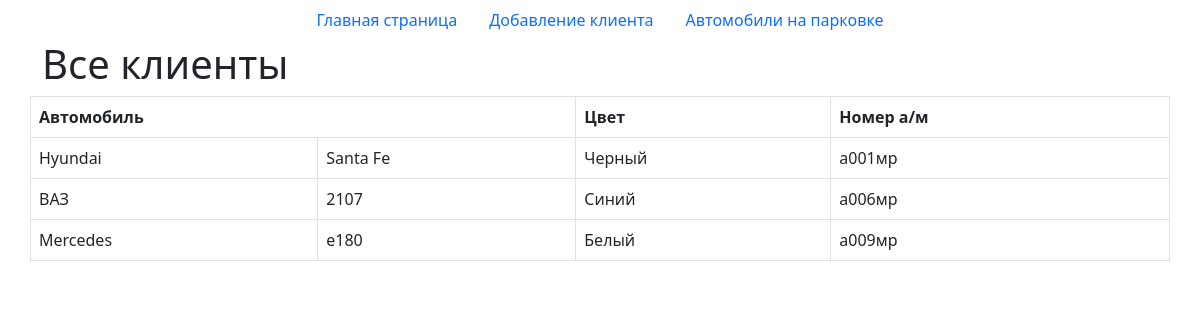
Screenshot of /parking.php with the database file from the repository.
### tables this page shows
CREATE TABLE `cars` (
  `id` int NOT NULL,
  `Марка` varchar(50) NOT NULL,
  `Модель` varchar(50) NOT NULL,
  `Цвет` varchar(50) NOT NULL,
  `Госномер` varchar(12) NOT NULL,
  `Статус` tinyint(1) NOT NULL DEFAULT '0'
);

### parking.php (the view, shortened to what this page needs)
<!DOCTYPE html>
<html>
<head>
    <link href="https://cdn.jsdelivr.net/npm/bootstrap@5.0.0-beta2/dist/css/bootstrap.min.css" rel="stylesheet"
>
</head>
<body>
    <?php require_once 'process.php'; ?>
    <?php
    $mysqli = new mysqli('localhost', 'root', 'root', 'parking') or die(mysqli_error($mysqli));
    $car = $mysqli->query("SELECT * FROM cars WHERE Статус=1") or die ($mysqli->error);
  ?>
    <nav class="nav justify-content-center">
        <a class="nav-link" href="index.php">Главная страница</a>
        <a class="nav-link" href="add.php">Добавление клиента</a>
        <a class="nav-link" href="parking.php">Автомобили на парковке</a>
    </nav>
    <div class="container">
        <div class="row">
            <h1>Все клиенты</h1>
            <table class="table table-bordered">
                <thead>
                    <tr>
                        <th colspan="2"">Автомобиль</th>
                        <th scope="col">Цвет</th>
                        <th scope="col">Номер а/м</th>
                    </tr>
                </thead>
                <tbody>
                    <?php while ($cell = $car->fetch_assoc()): ?>
                    <tr>
                        <td><?php echo $cell['Марка']; ?></td>
                        <td><?php echo $cell['Модель']; ?></td>
                        <td><?php echo $cell['Цвет']; ?></td>
                        <td><?php echo $cell['Госномер']; ?></td>
                    </tr>
                    <?php endwhile; ?>
                </tbody>
            </table>
        </div>
    </div>
</body>
</html>

### rows the page displays
cars: Марка "Hyundai", Модель "Santa Fe", Цвет "Черный", Госномер "а001мр"
cars: Марка "ВАЗ", Модель "2107", Цвет "Синий", Госномер "а006мр"
cars: Марка "Mercedes", Модель "e180", Цвет "Белый", Госномер "а009мр"
